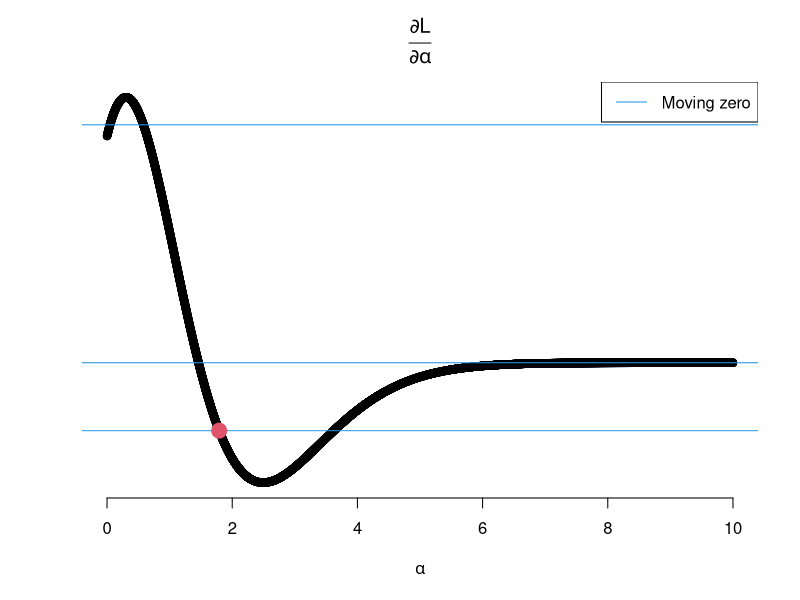

Source code (R):

graphics.off();
dev.new(height=6, width=12);

alpha = seq(0.000001, 10, length=10000)
y = -digamma(alpha)/gamma(alpha)
plot(alpha, y, xlab=expression(alpha), ylab="", main=expression(frac(paste(partialdiff, L), paste(partialdiff, alpha))), col=1, axes=F);
axis(1);

abline(h=-0.3, col=4);
#idx = sort.list(abs(y + 0.3))[1:5]; # 3622 3621 1792 3623 1793
idx = 1792;
px = alpha[idx];
py = y[idx]
points(px, py, col=2, pch=19, cex=2)
legend("topright", "Moving zero", col=4, lwd=1);

savePlot("critpoint.png");

abline(h=0, col=4);
abline(h=1.05, col=4);

if(FALSE){
	toggle = TRUE;
	for(alpha in seq(0.0001, 4, length=600)){
	#for(alpha in seq(0, 4, length=1000)){
		x = seq(0.0001, 10, length=1000);

		if(toggle){
			plot(x, dgamma(x, shape=alpha, scale=exp(-0.3)));
		} else {
			lines(x, dgamma(x, shape=alpha, scale=exp(-0.3)));
		}

		abline(v=1);

		legend("topright", paste("alpha = ", alpha), bg="white");
		toggle = TRUE;
	}
}
